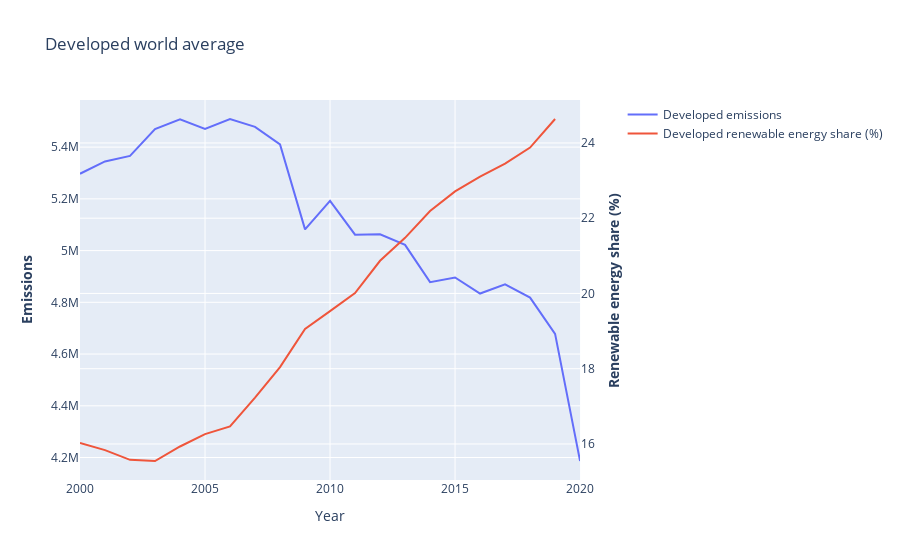

The cell this chart's notebook holds for it:
### Code cell
import plotly.graph_objects as go
from plotly.subplots import make_subplots

# Create figure with secondary y-axis
fig = make_subplots(specs=[[{"secondary_y": True}]])

# Add traces
fig.add_trace(
    go.Scatter(x=developed_means.index, y=developed_means['Emission'], name="Developed emissions"),
    secondary_y=False,
)

fig.add_trace(
    go.Scatter(x=developed_means.index, y=developed_means['Renewable energy share in the total final energy consumption (%)'], name="Developed renewable energy share (%)"),
    secondary_y=True,
)

# Add figure title
fig.update_layout(
    title_text="Developed world average"
)

# Set x-axis title
fig.update_xaxes(title_text="Year")

# Set y-axes titles
fig.update_yaxes(title_text="<b>Emissions</b>", secondary_y=False)
fig.update_yaxes(title_text="<b>Renewable energy share (%)</b>", secondary_y=True)

fig.show()

### Figure 1 — Plotly figure (JSON) as saved in the notebook; plotly's stock layout.template omitted (floating-point values rounded to 4 significant figures)
{"data": [{"name": "Developed emissions", "x": [2000, 2001, 2002, 2003, 2004, 2005, 2006, 2007, 2008, 2009, 2010, 2011, 2012, 2013, 2014, 2015, 2016, 2017, 2018, 2019, 2020], "y": [5297000.0, 5345000.0, 5366000.0, 5470000.0, 5507000.0, 5470000.0, 5509000.0, 5478000.0, 5410000.0, 5082000.0, 5192000.0, 5062000.0, 5063000.0, 5022000.0, 4878000.0, 4896000.0, 4834000.0, 4869000.0, 4818000.0, 4678000.0, 4187000.0], "type": "scatter", "xaxis": "x", "yaxis": "y"}, {"name": "Developed renewable energy share (%)", "x": [2000, 2001, 2002, 2003, 2004, 2005, 2006, 2007, 2008, 2009, 2010, 2011, 2012, 2013, 2014, 2015, 2016, 2017, 2018, 2019, 2020], "y": [16.03, 15.84, 15.58, 15.55, 15.93, 16.26, 16.46, 17.23, 18.04, 19.06, 19.53, 20.01, 20.87, 21.48, 22.19, 22.71, 23.1, 23.45, 23.88, 24.64, null], "type": "scatter", "xaxis": "x", "yaxis": "y2"}], "layout": {"xaxis": {"anchor": "y", "domain": [0.0, 0.94], "title": {"text": "Year"}}, "yaxis": {"anchor": "x", "domain": [0.0, 1.0], "title": {"text": "<b>Emissions</b>"}}, "yaxis2": {"anchor": "x", "overlaying": "y", "side": "right", "title": {"text": "<b>Renewable energy share (%)</b>"}}, "title": {"text": "Developed world average"}}}
